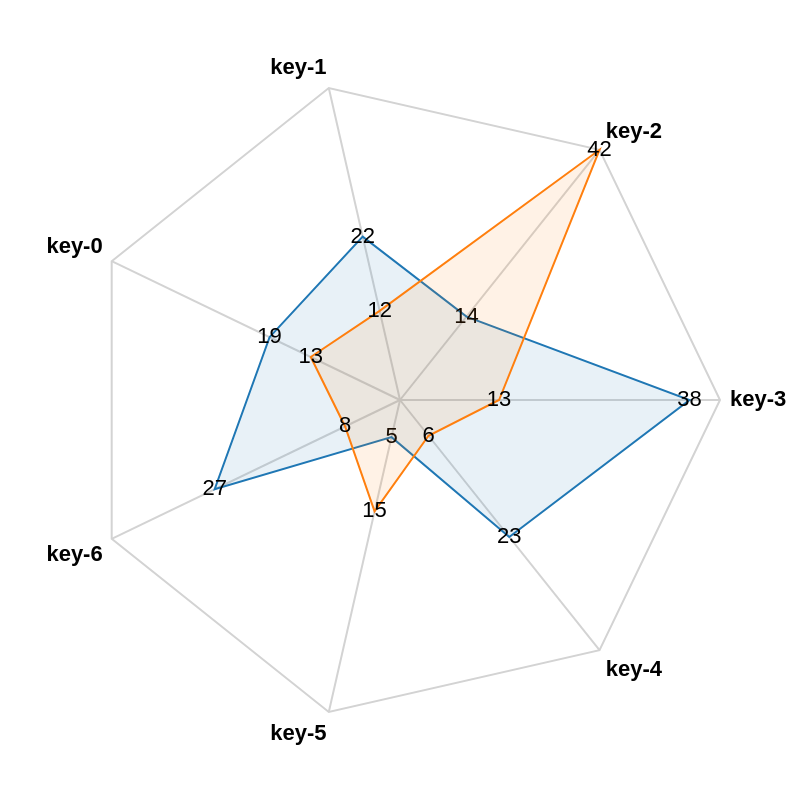

Vega-Lite specification for this chart:
### Vega specification from a JSON file in a GitHub repository (floating-point values rounded to 4 significant figures)
{"$schema": "https://vega.github.io/schema/vega/v6.json", "width": 400, "height": 400, "padding": 40, "autosize": {"type": "none", "contains": "padding"}, "signals": [{"name": "radius", "update": "width / 2"}], "data": [{"name": "table", "values": [{"key": "key-0", "value": 19, "category": 0}, {"key": "key-1", "value": 22, "category": 0}, {"key": "key-2", "value": 14, "category": 0}, {"key": "key-3", "value": 38, "category": 0}, {"key": "key-4", "value": 23, "category": 0}, {"key": "key-5", "value": 5, "category": 0}, {"key": "key-6", "value": 27, "category": 0}, {"key": "key-0", "value": 13, "category": 1}, {"key": "key-1", "value": 12, "category": 1}, {"key": "key-2", "value": 42, "category": 1}, {"key": "key-3", "value": 13, "category": 1}, {"key": "key-4", "value": 6, "category": 1}, {"key": "key-5", "value": 15, "category": 1}, {"key": "key-6", "value": 8, "category": 1}]}, {"name": "keys", "source": "table", "transform": [{"type": "aggregate", "groupby": ["key"]}]}], "scales": [{"name": "angular", "type": "point", "range": {"signal": "[-PI, PI]"}, "padding": 0.5, "domain": {"data": "table", "field": "key"}}, {"name": "radial", "type": "linear", "range": {"signal": "[0, radius]"}, "zero": true, "nice": false, "domain": {"data": "table", "field": "value"}, "domainMin": 0}, {"name": "color", "type": "ordinal", "domain": {"data": "table", "field": "category"}, "range": {"scheme": "category10"}}], "encode": {"enter": {"x": {"signal": "radius"}, "y": {"signal": "radius"}}}, "marks": [{"type": "group", "name": "categories", "zindex": 1, "from": {"facet": {"data": "table", "name": "facet", "groupby": ["category"]}}, "marks": [{"type": "line", "name": "category-line", "from": {"data": "facet"}, "encode": {"enter": {"interpolate": {"value": "linear-closed"}, "x": {"signal": "scale('radial', datum.value) * cos(scale('angular', datum.key))"}, "y": {"signal": "scale('radial', datum.value) * sin(scale('angular', datum.key))"}, "stroke": {"scale": "color", "field": "category"}, "strokeWidth": {"value": 1}, "fill": {"scale": "color", "field": "category"}, "fillOpacity": {"value": 0.1}}}}, {"type": "text", "name": "value-text", "from": {"data": "category-line"}, "encode": {"enter": {"x": {"signal": "datum.x"}, "y": {"signal": "datum.y"}, "text": {"signal": "datum.datum.value"}, "align": {"value": "center"}, "baseline": {"value": "middle"}, "fill": {"value": "black"}}}}]}, {"type": "rule", "name": "radial-grid", "from": {"data": "keys"}, "zindex": 0, "encode": {"enter": {"x": {"value": 0}, "y": {"value": 0}, "x2": {"signal": "radius * cos(scale('angular', datum.key))"}, "y2": {"signal": "radius * sin(scale('angular', datum.key))"}, "stroke": {"value": "lightgray"}, "strokeWidth": {"value": 1}}}}, {"type": "text", "name": "key-label", "from": {"data": "keys"}, "zindex": 1, "encode": {"enter": {"x": {"signal": "(radius + 5) * cos(scale('angular', datum.key))"}, "y": {"signal": "(radius + 5) * sin(scale('angular', datum.key))"}, "text": {"field": "key"}, "align": [{"test": "abs(scale('angular', datum.key)) > PI / 2", "value": "right"}, {"value": "left"}], "baseline": [{"test": "scale('angular', datum.key) > 0", "value": "top"}, {"test": "scale('angular', datum.key) == 0", "value": "middle"}, {"value": "bottom"}], "fill": {"value": "black"}, "fontWeight": {"value": "bold"}}}}, {"type": "line", "name": "outer-line", "from": {"data": "radial-grid"}, "encode": {"enter": {"interpolate": {"value": "linear-closed"}, "x": {"field": "x2"}, "y": {"field": "y2"}, "stroke": {"value": "lightgray"}, "strokeWidth": {"value": 1}}}}]}
